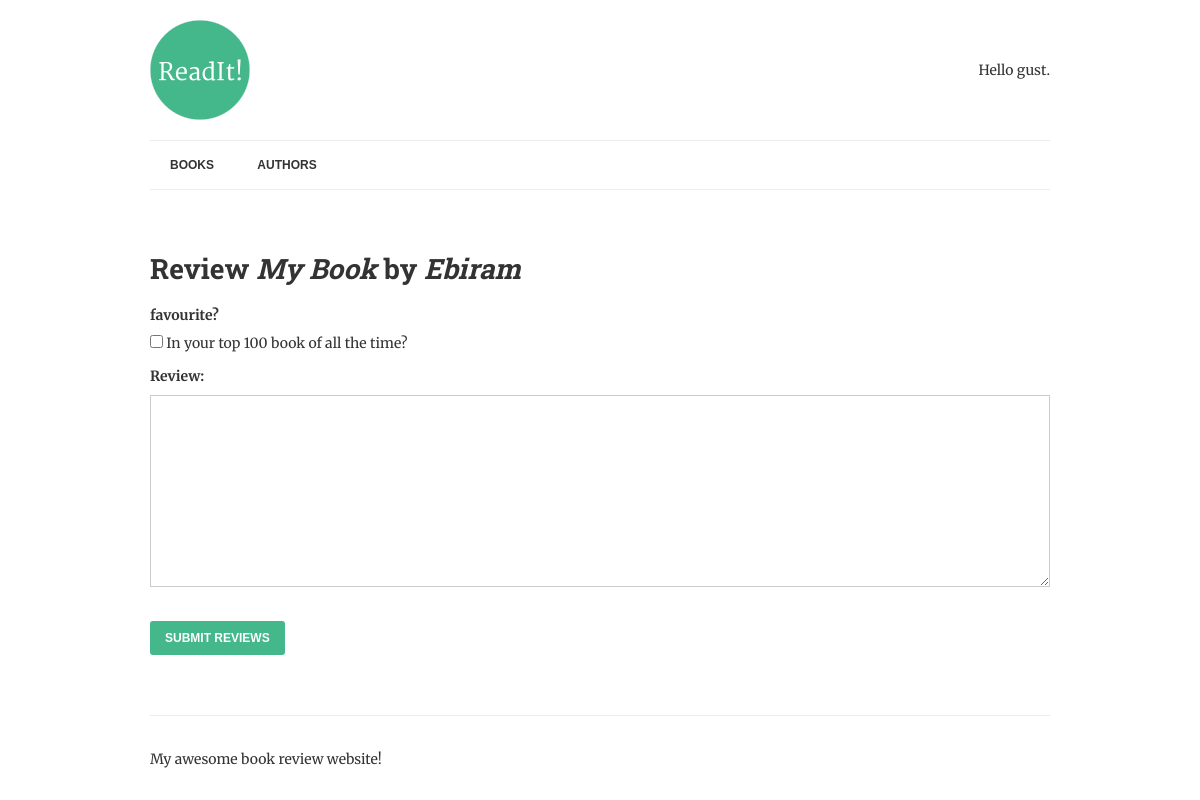
Before: /review/1 with the older database file.
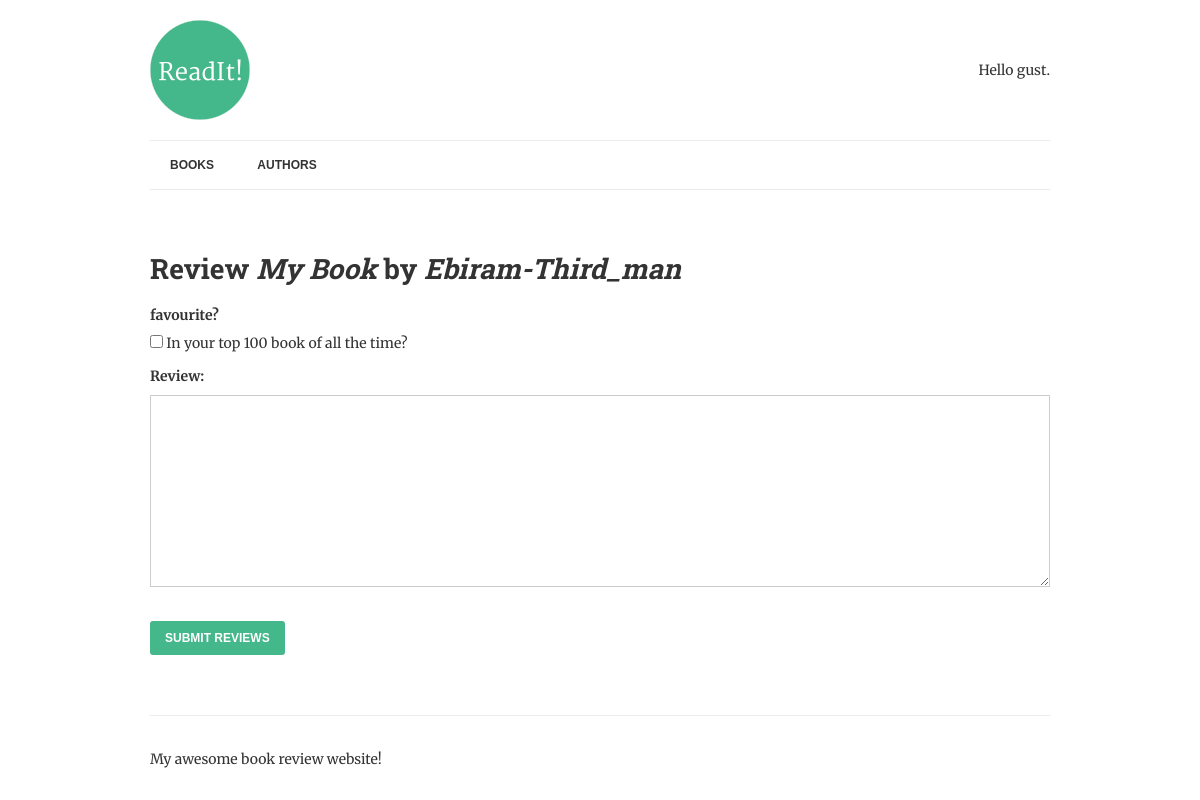
After: the same page with the newer database file.
### books/models.py (models this page shows, shortened)
class Book(models.Model): #now we need the quality that books might have
	title = models.CharField(max_length=150) #this going to be stored as a string we must set maximum lenght to store
	authors = models.ManyToManyField("Author",related_name="books")
	review = models.TextField(blank = True, null=True)
	date_reviewd = models.DateTimeField(blank = True, null=True)#it is stored as a date_time object *
	is_favourite = models.BooleanField(default=False,verbose_name="Favourite?")
	def list_authors(self):
		return "-".join([author.name for author in self.authors.all()])

class Author(models.Model):
	name = models.CharField(max_length=70,help_text=' Use pen name,not Real name',
							 unique=True)

### books/views.py (the view)
# urls.py: path('review/<int:pk>', review_book, name='review-book'),
def review_book(request, pk):
	book = get_object_or_404(Book, pk=pk)
	form=ReviewForm
	context = {
		'book': book,
        'form':form
	}
	return render(request, "review-book.html", context)

### books/templates/review-book.html (shortened to what this page needs)
{% extends "base.html" %}
{% block content %}
	<h1>Review <em>{{ book.title }}</em> by <em>{{ book.list_authors }}</em></h1>
	<form method="post">
		{{form.as_p}}
		<input type="submit" value="Submit Reviews">
	</form>
{% endblock %}

Changed rows visible on the page:
changed Book "My Book": list_authors "Ebiram" → "Ebiram-Third_man"
